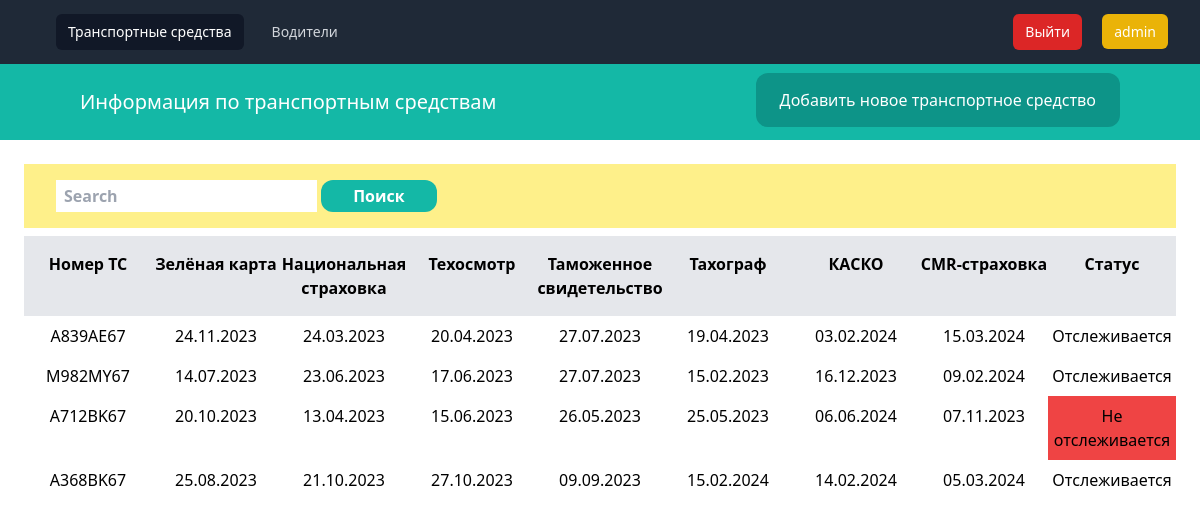
/cars/ (signed in), run on an earlier commit of the app's database.
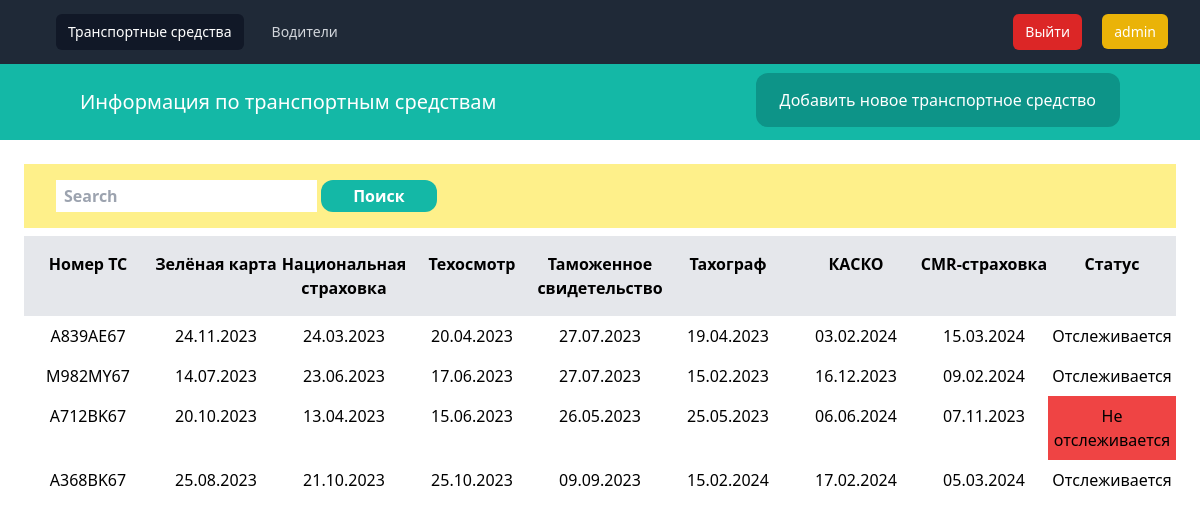
And on a later commit of the database.
### database/models.py (models this page shows, shortened)
class Car(models.Model):
    number = models.CharField(verbose_name='Номер авто', max_length=10)
    green_card = models.DateField(verbose_name='Зелёнка', blank=True, null=True)
    strahovka = models.DateField(verbose_name='Страховка', blank=True, null=True)
    tehosmotr = models.DateField(verbose_name='Техосмотр', blank=True, null=True)
    tahograf = models.DateField(verbose_name='Тахограф', blank=True, null=True)
    tamogennoye = models.DateField(verbose_name='Таможенное', blank=True, null=True)
    kasko = models.DateField(verbose_name='КАСКО', blank=True, null=True)
    cmr_strahovka = models.DateField(verbose_name='CMR-страховка', blank=True, null=True)
    active = models.BooleanField(verbose_name='Отслеживать?', default=True)
    class Meta:
        verbose_name = 'Транспортное средство'
        verbose_name_plural = 'Транспортные средства'

### database/views.py (the view)
# urls.py: path('cars/', cars, name='cars'),
@login_required
def cars(request):
    search_by = request.GET.get('search_by')
    query = request.GET.get('query')
    if query:
        if search_by == "number":
            cars = Car.objects.filter(number__icontains=query)
    else:
        cars = Car.objects.all()
    return render(request, 'database/cars/cars.html', {'cars': cars})

### database/templates/database/cars/cars.html (shortened to what this page needs)
{% extends 'database/cars/base.html'%}
{% block content %}
    <div class="mb-4 py-6 px-6">
        {% if cars %}
            <div class="flex justify-between">
                <form class="form-inline py-4 px-8 bg-yellow-200 font-semibold w-full" action="{% url 'cars' %}">
                    <input class="form-control py-1 px-2" type="search" placeholder="Search" aria-label="Search" name="query">
                    <button class="btn btn-success py-1 px-8 bg-teal-500 text-white rounded-xl" type="submit">Поиск</button>
                </form>
            </div>
            <div class="mt-2 flex justify-between">
                <p class="py-4 text-center bg-gray-200 font-semibold w-full">Номер ТС</p>
                <p class="py-4 text-center bg-gray-200 font-semibold w-full">Зелёная карта</p>
                <p class="py-4 text-center bg-gray-200 font-semibold w-full">Национальная страховка</p>
                <p class="py-4 text-center bg-gray-200 font-semibold w-full">Техосмотр</p>
                <p class="py-4 text-center bg-gray-200 font-semibold w-full">Таможенное свидетельство</p>
                <p class="py-4 text-center bg-gray-200 font-semibold w-full">Тахограф</p>
                <p class="py-4 text-center bg-gray-200 font-semibold w-full">КАСКО</p>
                <p class="py-4 text-center bg-gray-200 font-semibold w-full">CMR-страховка</p>
                <p class="py-4 text-center bg-gray-200 font-semibold w-full">Статус</p>
            </div>
            {% for car in cars %}
                <div class="flex justify-between">
                    <p class="py-2 text-center w-full">
                        <a href="{% url 'car_edit' car.id %}"> {{ car.number }} </a>
                    </p>
                    <p class="py-2 text-center w-full">{{ car.green_card|date:"d.m.Y" }}</p>
                    <p class="py-2 text-center w-full">{{ car.strahovka|date:"d.m.Y" }}</p>
                    <p class="py-2 text-center w-full">{{ car.tehosmotr|date:"d.m.Y" }}</p>
                    <p class="py-2 text-center w-full">{{ car.tahograf|date:"d.m.Y" }}</p>
                    <p class="py-2 text-center w-full">{{ car.tamogennoye|date:"d.m.Y" }}</p>
                    <p class="py-2 text-center w-full">{{ car.kasko|date:"d.m.Y" }}</p>
                    <p class="py-2 text-center w-full">{{ car.cmr_strahovka|date:"d.m.Y" }}</p>
                    {% if car.active == True %}
                        <p class="py-2 text-center w-full">Отслеживается</p>
                    {% else %}
                        <p class="py-2 text-center bg-red-500 w-full">Не отслеживается</p>
                    {% endif %}
                </div>
            {% endfor %}
        {% else %}
            <p class="mt-6 px-2">На данный момент ни одного транспортного средства в базу данных не внесено...</p>
        {% endif %}
    </div>
{% endblock %}

### database/templates/database/cars/base.html (shortened to what this page needs)
<!doctype html>
<html>
<head>
    <script src="https://cdn.tailwindcss.com"></script>
</head>
<body>
<nav class="bg-gray-800">
    <div class="mx-auto max-w-7xl px-2 sm:px-6 lg:px-8">
        <div class="relative flex h-16 items-center justify-between">
            <div class="flex flex-1 items-center justify-center sm:items-stretch sm:justify-start">
                <div class="hidden sm:ml-6 sm:block">
                    <div class="flex space-x-4">
                        <a href="{% url 'cars' %}"
                           class="bg-gray-900 text-white rounded-md px-3 py-2 text-sm font-medium"
                           aria-current="page">Транспортные средства</a>
                        <a href="{% url 'drivers' %}"
                           class="text-gray-300 hover:bg-gray-700 hover:text-white rounded-md px-3 py-2 text-sm font-medium">Водители</a>
                    </div>
                </div>
            </div>
            <div class="space-x-4">
                <button class="bg-red-600 text-white rounded-md px-3 py-2 text-sm font-medium"
                        onclick="location.href='{% url 'logout' %}?next=/cars'">Выйти
                </button>
                <a class="bg-yellow-500 text-white rounded-md px-3 py-2 text-sm font-medium">{{ user.username }}</a>
            </div>
        </div>
    </div>
</nav>
<nav class="py-6 px-20 flex justify-between bg-teal-500">
    <a href="{% url 'cars' %}" class="text-white text-xl">Информация по транспортным средствам</a>
    <div class="space-x-4">
        <a href="{% url 'add_car' %}" class="py-4 px-6 bg-teal-600 rounded-xl text-white">Добавить новое транспортное
            средство</a>
    </div>
</nav>
{% block content %}
{% endblock %}
</body>
</html>

What changed in the data, as far as the page shows it:
changed Car "A368BK67": tehosmotr "27.10.2023" → "25.10.2023"; kasko "14.02.2024" → "17.02.2024"
